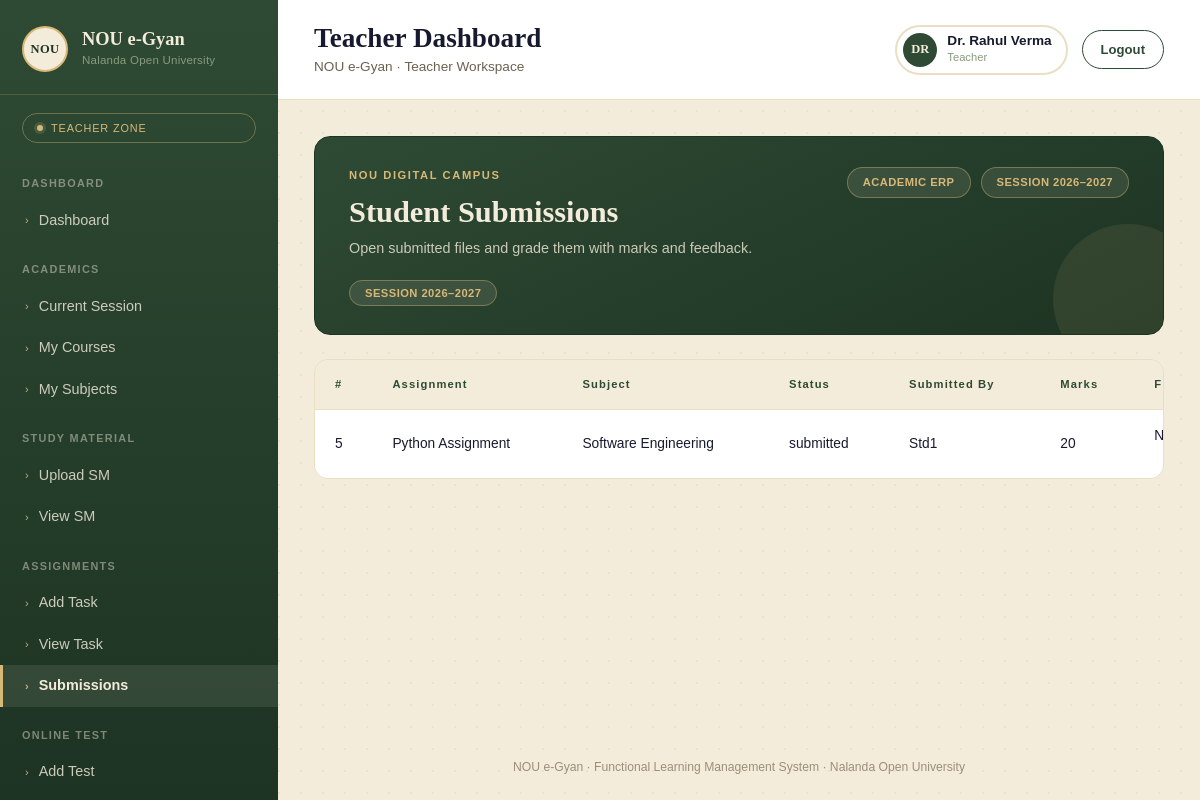
Screenshot of /teacher/submission (signed in) with the database file from the repository.
### myapp/models.py (models this page shows, shortened)
class AddTeacher(models.Model):
    user=models.OneToOneField(
        User,
        on_delete=models.CASCADE,
        related_name="Teacher"
    )
    id=models.IntegerField(primary_key=True,auto_created=True)
    employee_id=models.CharField(max_length=20,blank=None,null=True)
    teacher_name=models.CharField(max_length=50)
    email=models.EmailField(max_length=50,blank=None,null=True)
    mobile=models.CharField(max_length=13,blank=None,null=True)
    department=models.CharField(max_length=50,blank=None,null=True)
    designation=models.CharField(max_length=50,blank=None,null=True)
    username=models.CharField(max_length=50,blank=None,null=True)
    password=models.CharField(max_length=50,blank=None,null=True)
    status=models.CharField(max_length=20,blank=None,null=True)
    Dor=models.DateTimeField(null=True)
    Dou=models.DateTimeField(null=True)
    Dod=models.DateTimeField(null=True)

class TaskSubmission(models.Model):
    task=models.ForeignKey(
        AddTask,
        on_delete=models.CASCADE
    )
    submitted_file=models.FileField(upload_to='submission/')
    submit_to=models.CharField(max_length=50)
    status=models.CharField(max_length=50)

class AddTask(models.Model):
    id=models.IntegerField(primary_key=True,auto_created=True)
    title=models.CharField(max_length=50,unique=True)
    due_date=models.DateField()
    Dor_date=models.DateTimeField(null=True)
    course=models.CharField(max_length=50)
    subject=models.CharField(max_length=50)
    total_marks=models.IntegerField()
    attachment=models.FileField(upload_to='add_task',null=True)
    status=models.CharField(max_length=20)
    instruction=models.CharField(max_length=200)
    create_by=models.ForeignKey(
        User,
        on_delete=models.SET_NULL,null=True
    )

### myapp/views.py (the view)
# urls.py: path('teacher/submission',views.t_submission,name="t_submission"),
@cache_control(no_cache=True,must_revalidate=True,no_store=True)
@login_required
def t_submission(request):
    ab=TaskSubmission.objects.all()
    return render(request,'teacher/submission.html',{'ab':ab})

### myapp/templates/teacher/submission.html (shortened to what this page needs)
{% extends "teacher/base.html" %} {% block content %}
<main class="content">
<div class="ms-wrap">
  <div class="ms-hero">
    <div class="ms-hero-top">
      <div>
        <div class="ms-eyebrow">NOU DIGITAL CAMPUS</div>
        <h1 class="ms-title">Student Submissions</h1>
        <div class="ms-desc">
          Open submitted files and grade them with marks and feedback.
        </div>
      </div>
      <div class="ms-chips">
        <span class="ms-chip">ACADEMIC ERP</span>
        <span class="ms-chip">SESSION 2026–2027</span>
      </div>
    </div>
    <div class="ms-hero-badge">
      <span class="ms-chip">SESSION 2026–2027</span>
    </div>
  </div>
  <div class="ms-panel">
    <table class="ms-table">
      <thead>
        <tr>
          <th>#</th>
          <th>Assignment</th>
          <th>Subject</th>
          <th>Status</th>
          <th>Submitted By</th>
          <th>Marks</th>
          <th>File</th>
        </tr>
      </thead>
      <tbody>
        {% for i in ab %}
        <tr>
          <td>{{i.id}}</td>
          <td>{{i.task.title}}</td>
          <td>{{i.task.subject}}</td>
          <td>{{i.status}}</td>
          <td>{{i.submit_to}}</td>
          <td>{{i.task.total_marks}}</td>
          <td>{% if i.submitted_file %}
            <a href="">{{i.submitted_file}}</a>
            {% else %}
            <p>No File</p>
            {% endif %}</td>
        </tr>
        {% endfor %}
      </tbody>
    </table>
  </div>
</div>
</main>
{% endblock content%}

### myapp/templates/teacher/includes/navbar.html (shortened to what this page needs)
<header class="topbar">
  <div style="display: flex; align-items: center; gap: 14px">
    <div>
      <h1 class="page-title">Teacher Dashboard</h1>
      <div class="page-sub">NOU e-Gyan · Teacher Workspace</div>
    </div>
  </div>
  <div class="topbar-right">
    <div class="profile-chip">
      <div class="profile-avatar">{{ request.user.Teacher.teacher_name|slice:":2"|upper }}</div>
      <div>
        <div class="profile-name">{{ request.user.Teacher.teacher_name }}</div>
        <div class="profile-role">Teacher</div>
      </div>
    </div>
    <a href="{% url "logout" %}"><button class="logout-btn">Logout</button></a>
  </div>
</header>

### myapp/static/css/teacher.css (style rules this page uses)
:root { --ink: #171A2E; --ink-soft: #262B48; --brick: #2E4A34; --brick-deep: #1D3323; --parchment: #F3ECDA; --parchment-2:#E9DFC5; --brass: #B8863B; --brass-soft: #D8B876; --sage: #8A9B7C; --ink-text: #2A2418; --font-display: 'Cinzel', serif; --font-body: 'Work Sans', sans-serif; --sidebar-w: 278px; --ok: #4F7A5C; --warn: #B8863B; padding-top: env(safe-area-inset-top, 0px); padding-bottom: env(safe-area-inset-bottom, 0px); }
* { box-sizing: border-box; }
html,body { height:100%; }
body { margin:0; font-family: var(--font-body); background: var(--parchment); color: var(--ink-text); -webkit-font-smoothing: antialiased; }
a { text-decoration:none; color:inherit; }
button { font-family: inherit; }
.topbar { display:flex; align-items:center; justify-content:space-between; gap:20px; padding: 22px clamp(20px, 3vw, 44px); border-bottom: 1px solid var(--parchment-2); background: #fff; position: sticky; top:0; z-index:5; padding-top: calc(22px + env(safe-area-inset-top, 0px)); }
.page-title { font-family: var(--font-display); font-weight:600; font-size: clamp(1.35rem, 2.4vw, 1.7rem); color: var(--ink); margin:0; }
.page-sub { font-size:0.85rem; color: #6B6250; margin-top:2px; }
.topbar-right { display:flex; align-items:center; gap:14px; }
.profile-chip { display:flex; align-items:center; gap:10px; padding: 6px 14px 6px 6px; border: 2px solid var(--parchment-2); border-radius: 999px; }
.profile-avatar { width:34px; height:34px; border-radius:50%; background: var(--brick); color: var(--parchment); display:flex; align-items:center; justify-content:center; font-family: var(--font-display); font-size:0.78rem; font-weight:700; }
.profile-name { font-size:0.85rem; font-weight:600; color: var(--ink); line-height:1.1; }
.profile-role { font-size:0.7rem; color: var(--sage); }
.logout-btn { border:1px solid var(--brick); color: var(--brick); background: transparent; padding: 9px 18px; border-radius: 999px; font-size:0.82rem; font-weight:600; cursor:pointer; transition: background .15s ease, color .15s ease; }
.content { padding: clamp(20px, 3vw, 44px); flex:1; }

### myapp/templates/teacher/submission.html (style rules this page uses)
:root { --ink: #171a2e; --brick: #2e4a34; --brick-deep: #1d3323; --parchment: #f3ecda; --parchment-2: #e9dfc5; --brass: #b8863b; --brass-soft: #d8b876; --ink-text: #2a2418; --font-display: "Cinzel", serif; --font-body: "Work Sans", sans-serif; }
.ms-wrap { font-family: var(--font-body); color: var(--ink-text); }
.ms-hero { position: relative; overflow: hidden; border-radius: 16px; padding: 30px 34px; background: linear-gradient( 155deg, var(--brick) 0%, var(--brick-deep) 100% ); border: 1px solid var(--brick-deep); color: var(--parchment); margin-bottom: 24px; }
.ms-hero::after { content: ""; position: absolute; right: -40px; bottom: -40px; width: 150px; height: 150px; border-radius: 50%; background: rgba(216, 184, 118, 0.1); }
.ms-hero-top { display: flex; align-items: flex-start; justify-content: space-between; gap: 16px; position: relative; z-index: 1; flex-wrap: wrap; }
.ms-eyebrow { font-size: 0.7rem; letter-spacing: 0.14em; font-weight: 700; color: var(--brass-soft); margin-bottom: 10px; }
.ms-title { font-family: var(--font-display); font-weight: 600; font-size: clamp(1.5rem, 2.8vw, 1.9rem); margin: 0 0 8px; line-height: 1.2; }
.ms-desc { font-size: 0.9rem; color: rgba(243, 236, 218, 0.8); max-width: 520px; }
.ms-chips { display: flex; gap: 10px; flex-wrap: wrap; }
.ms-chip { background: rgba(243, 236, 218, 0.1); border: 1px solid rgba(216, 184, 118, 0.4); color: var(--brass-soft); font-size: 0.7rem; font-weight: 700; letter-spacing: 0.04em; padding: 6px 15px; border-radius: 999px; white-space: nowrap; }
.ms-hero-badge { position: relative; z-index: 1; margin-top: 20px; display: inline-block; }
.ms-panel { background: #fff; border: 1px solid var(--parchment-2); border-radius: 14px; overflow: hidden; overflow-x: auto; }
.ms-table { width: 100%; border-collapse: collapse; min-width: 920px; }
.ms-table thead th { text-align: left; font-size: 0.7rem; letter-spacing: 0.1em; color: var(--brick); font-weight: 700; padding: 16px 20px; border-bottom: 1px solid var(--parchment-2); background: var(--parchment); white-space: nowrap; }
.ms-table tbody td { padding: 16px 20px; font-size: 0.86rem; border-bottom: 1px solid var(--parchment-2); color: var(--ink); white-space: nowrap; }
.ms-table tbody tr:last-child td { border-bottom: none; }

### rows the page displays
TaskSubmission: id "5", task "Python Assignment", task.subject "Software Engineering", status "submitted", submit_to "Std1", task.total_marks "20", submitted_file "No File"

### other values shown
{{ request.user.Teacher.teacher_name|slice:":2"|upper }} "DR"
{{ request.user.Teacher.teacher_name }} "Dr. Rahul Verma"
